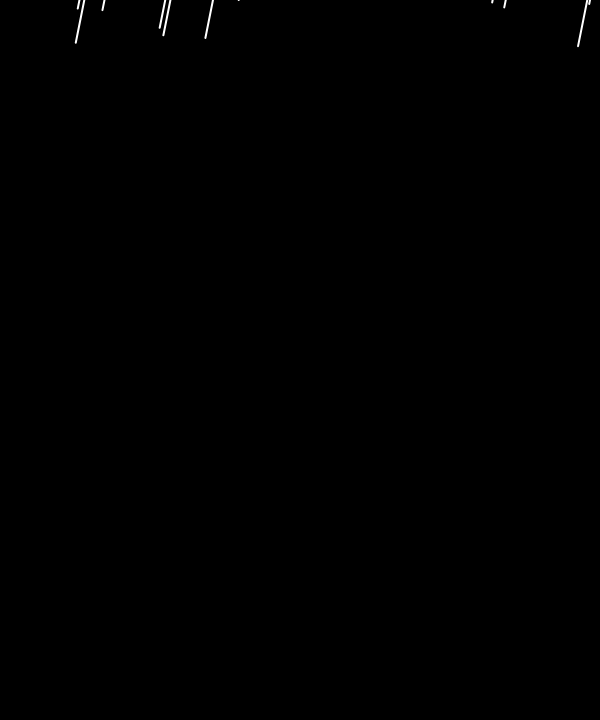
Frame 1 (no input)
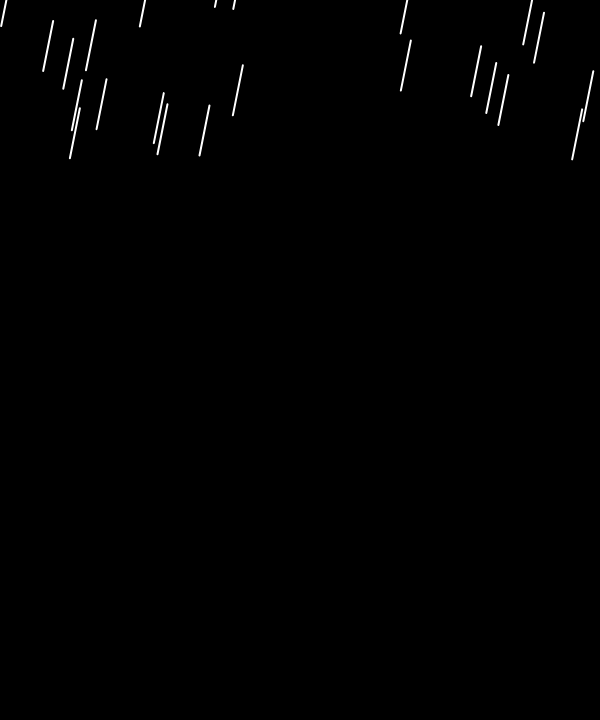
Frame 60 (no input)
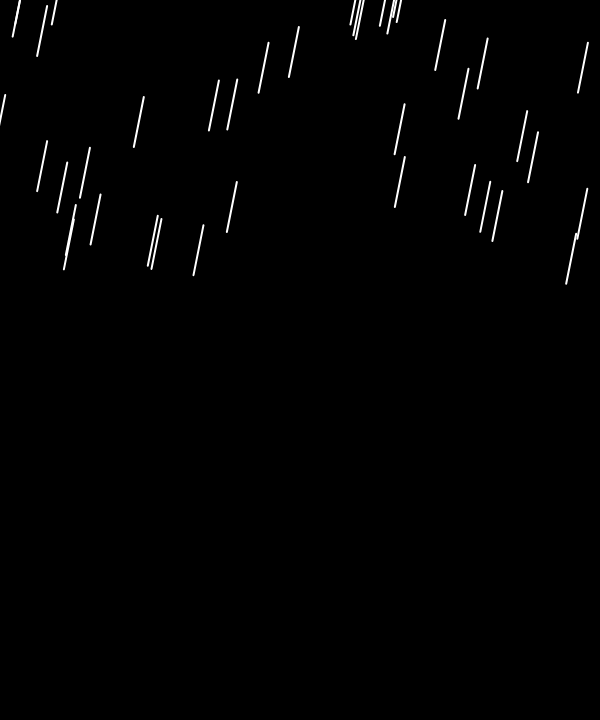
Frame 120 (the mouse pressed at the canvas centre since frame 60)

The p5.js sketch that drew these frames (run headless with seeded random() and noise() and a simulated clock; from frame 60 on, the mouse is pressed at the canvas centre):

// p5.js sketch
// ── sketch.js
//Initializes a new array called rainy
let rainy = [];

//Initializes beginning coding environment
function setup(){

  //Draws canvas with a width of 600 pixels and height of 720 pixels
  createCanvas( 600, 720 );

  //For loop creates new variable, i, tests if 'i' is less than 100, and if 'i' is less than 100, 1 is added to the value of 'i'
  for( let i = 0; i < 100; i++ ){
    //Initializes new variable, 'beginX' and gives it a random value between 0 and 600
    let beginX = random( 0, 600 );
    //Initializes new variable, 'beingY' and gives it a random value between -700 and 0
    let beginY = random( -700, 0 );
    //Accesses array element which corresponds to the value of i variable
      //As 'i' has a value between 0 and 100, there are a total of 101 possible array elements
    //Calls new class 'Rain' and gives two arguments, 'beginX' and 'beginY'
      //Both 'beginX' and 'beginY' are custom variables that were given values in lines 13 and 15
      //Everytime Rain is called, it will be added as a new element to the rainy array
    rainy[i] = new Rain( beginX, beginY );
  }
}

//Initializes new draw block
function draw(){

  //Sets background color to black
  background( 'black' );

  //For loop creates new variable, 'i' and tests if the value of variable 'i' is less than the number of elements in the rainy array
  //If the value of 'i' is less than the number of elements in the rainy array, one is added to the value of 'i'
  for( i = 0; i < rainy.length; i++ ){
    //Calls the function for each new rain object that is stored as an element in the rainy array
    //The value of 'i' determines which array element the function is executed for
    rainy[i].show();
    rainy[i].pour();
    rainy[i].repeat();
    rainy[i].bounce();
  }
}
/******************************************************************************/
//Classes
/******************************************************************************/

//Instantiates new class called Rain
class Rain{

  //Creates new method with two parameters startX and startY
  constructor( startX, startY ){
    //Input parameters startX and startY are assigned to the object as properties using this. notation
    this.x = startX;
    this.y = startY;
  }

  //Creates new method called pour
  pour(){
    //Updates this.x position by subtracting 0.1 from its current value
    this.x -= 0.1;
    //Updates this.y position by adding a random value between 1 and 3 to its current value
    this.y += random( 1, 3 );
  }

  //Creates new method called repeat
  repeat(){
      //If statement tests if this.y is greater than the canvas height
      //If statement evaluates to true a new line is drawn with a random value between -100 and 0 assigned to this. y and a random value between 0 and 600 assigned to this.x
     if( this.y > height ){
      this.y = random( -100, 0 );
      this.x = random( 0, 600 );
    }
 }

 //Creates new method called bounce
 //Doesn't currently work
 //I was hoping to create a sort of splash effect by testing if this.y was greater than the canvas height
  //If the statement evaluated as true, an ellipse would be drawn at the this.x and this.y - 50 location
  bounce(){
    if( this.y > height ){
      fill('white');
      ellipse( this.x, this.y - 50, 10 );
    }
  }

  //Creates new method called show
  show(){
    //Defines objects color, stroke weight, and position properties
    //Because this.x and this.y variables are used, their positions can be updated with the move method that also uses this.x and this.y as variables
    stroke('white');
    strokeWeight( 2 );
    line( this.x, this.y, this.x - 10, this.y + 50 );
  }
}
